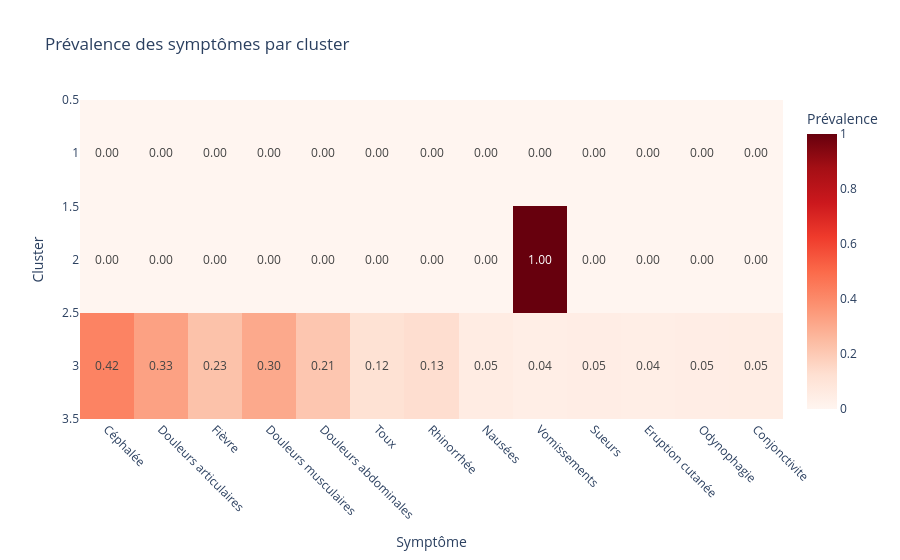

Source (notebook cell):
### Markdown cell above
### Visualisation : heatmap des prévalences

### Code cell
# Heatmap avec Plotly
fig = px.imshow(prevalence_by_cluster.T,  # transposer pour avoir clusters en lignes, symptômes en colonnes
                text_auto='.2f',
                color_continuous_scale='Reds',
                title='Prévalence des symptômes par cluster',
                labels=dict(x='Symptôme', y='Cluster', color='Prévalence'))
fig.update_xaxes(tickangle=45)
fig.show()

### Figure 1 — Plotly figure (JSON) as saved in the notebook; plotly's stock layout.template omitted (floating-point values rounded to 4 significant figures)
{"data": [{"coloraxis": "coloraxis", "hovertemplate": "Symptôme: %{x}<br>Cluster: %{y}<br>Prévalence: %{z}<extra></extra>", "name": "0", "texttemplate": "%{z:.2f}", "type": "heatmap", "x": ["Céphalée", "Douleurs articulaires", "Fièvre", "Douleurs musculaires", "Douleurs abdominales", "Toux", "Rhinorrhée", "Nausées", "Vomissements", "Sueurs", "Eruption cutanée", "Odynophagie", "Conjonctivite"], "xaxis": "x", "y": [1, 2, 3], "yaxis": "y", "z": [[0.0, 0.0, 0.0, 0.0, 0.0, 0.0, 0.0, 0.0, 0.0, 0.0, 0.0, 0.0, 0.0], [0.0, 0.0, 0.0, 0.0, 0.0, 0.0, 0.0, 0.0, 1.0, 0.0, 0.0, 0.0, 0.0], [0.4231, 0.3292, 0.2277, 0.3046, 0.2123, 0.1154, 0.1308, 0.05231, 0.04308, 0.04769, 0.04154, 0.04615, 0.04923]]}], "layout": {"coloraxis": {"colorbar": {"title": {"text": "Prévalence"}}, "colorscale": [[0, "rgb(255,245,240)"], [0.125, "rgb(254,224,210)"], [0.25, "rgb(252,187,161)"], [0.375, "rgb(252,146,114)"], [0.5, "rgb(251,106,74)"], [0.625, "rgb(239,59,44)"], [0.75, "rgb(203,24,29)"], [0.875, "rgb(165,15,21)"], [1, "rgb(103,0,13)"]]}, "title": {"text": "Prévalence des symptômes par cluster"}, "xaxis": {"anchor": "y", "constrain": "domain", "domain": [0, 1], "scaleanchor": "y", "tickangle": 45, "title": {"text": "Symptôme"}}, "yaxis": {"anchor": "x", "autorange": "reversed", "constrain": "domain", "domain": [0, 1], "title": {"text": "Cluster"}}}}
